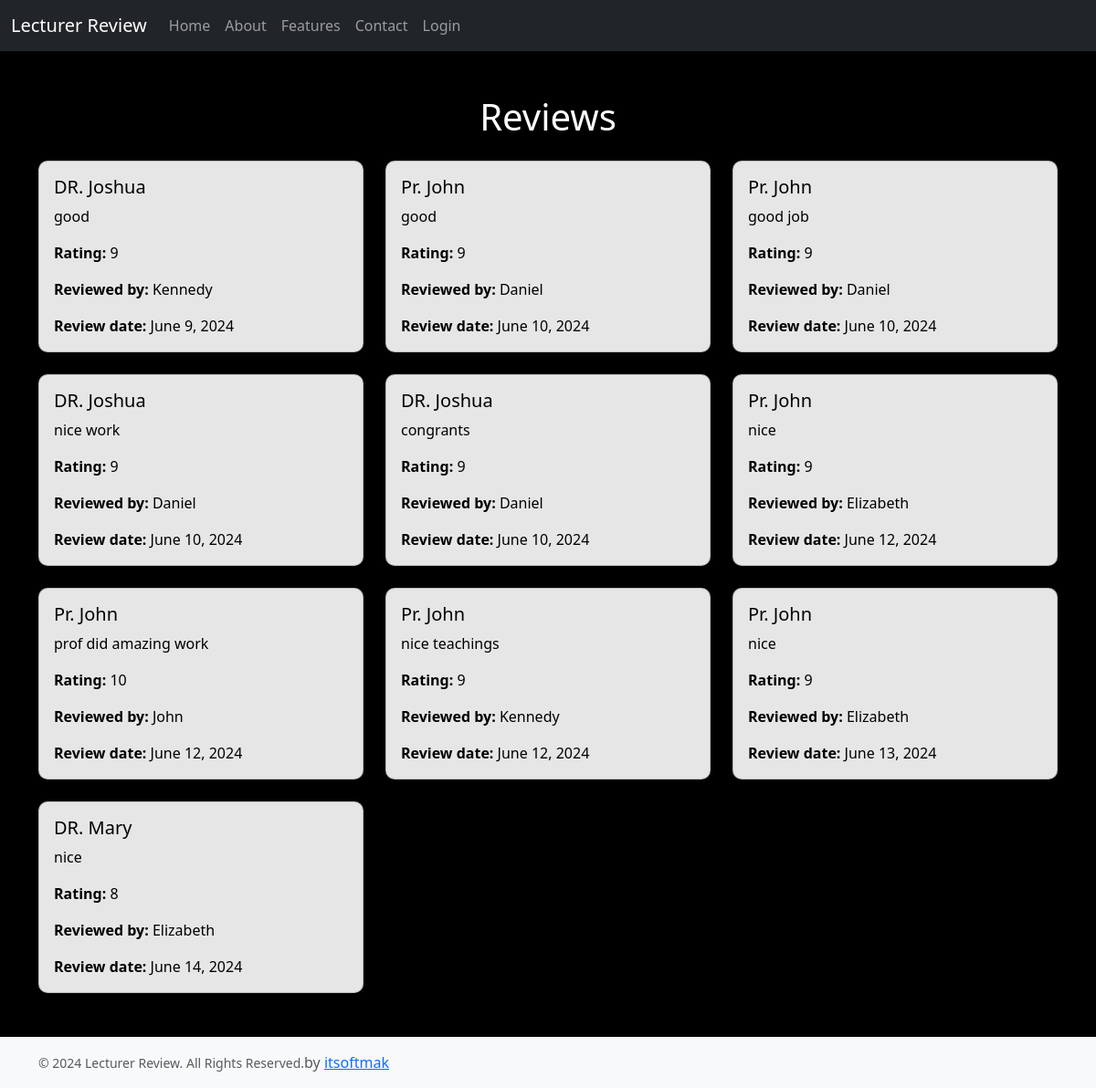
Before: /review_list with the older database file.
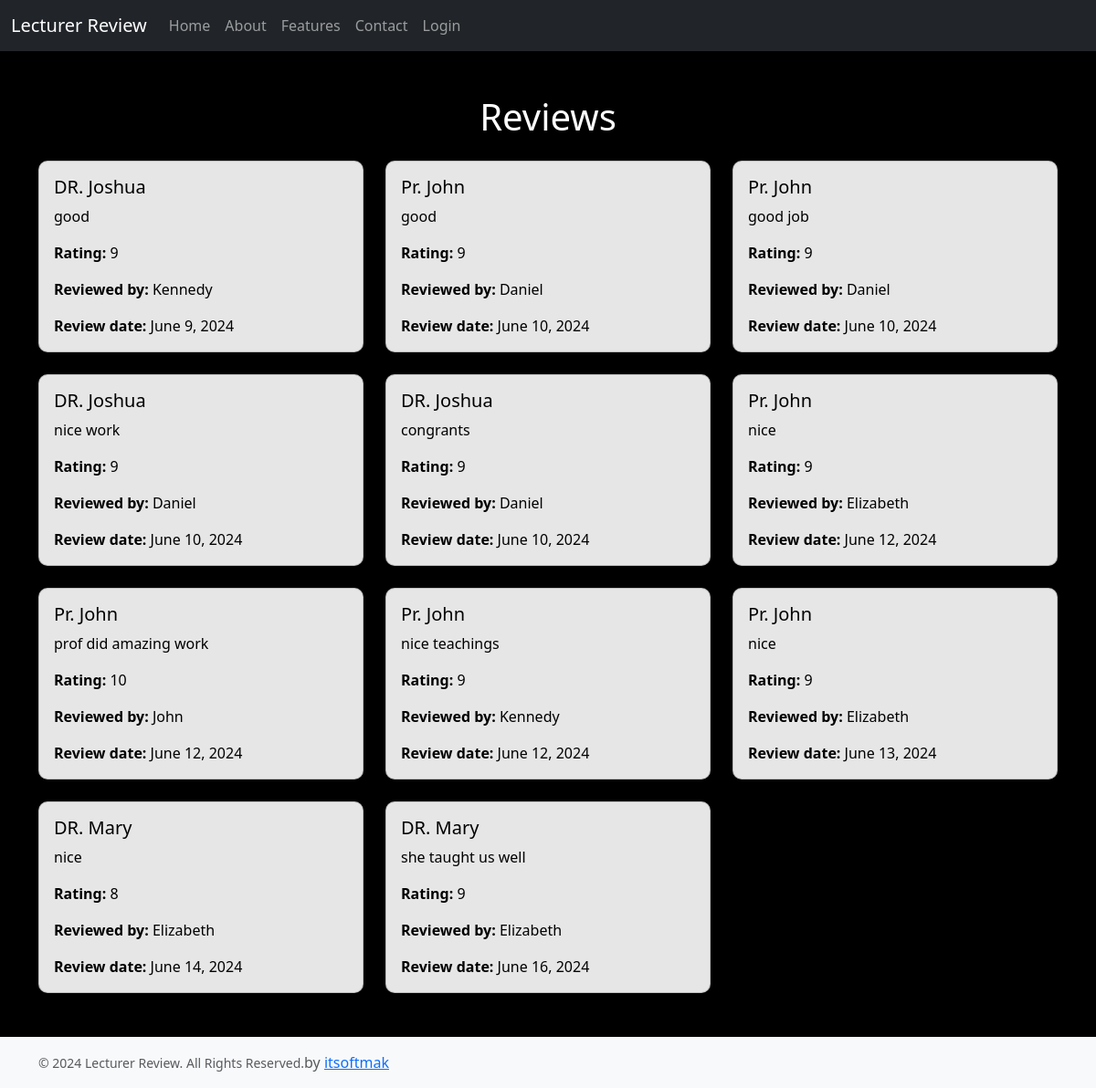
After: the same page with the newer database file.
### students/models.py (models this page shows, shortened)
class Review_detail(models.Model):
    lecturer = models.ForeignKey(Lecturer, on_delete=models.CASCADE)
    student = models.ForeignKey(Student, on_delete=models.CASCADE)
    comment = models.TextField()
    rating = models.IntegerField()
    review_date = models.DateField(default=timezone.now)

class Lecturer(models.Model):
    name = models.CharField(max_length=100)
    email = models.EmailField()
    department = models.CharField(max_length=100)

class Student(models.Model):
    username = models.CharField(max_length=20)
    first_name = models.CharField(max_length=20)
    last_name = models.CharField(max_length=20)
    phone = models.CharField(max_length=15)
    email = models.EmailField()
    user = models.ForeignKey(User, on_delete=models.CASCADE)
    year_of_study = models.IntegerField()
    program = models.CharField(max_length=100)
    reg_no = models.CharField(max_length=100)
    password= models.CharField(max_length=100)

### students/views.py (the view)
# urls.py: path("review_list", review_list, name="review_list"),
def review_list(request):
    reviews = Review_detail.objects.all()
    context = {
        'reviews': reviews
    }
    return render(request, 'review_list.html', context)

### students/context_processors.py (called while the page is built)
def lecturers(request):
    return {'lecturers': Lecturer.objects.all()}

### students/templates/review_list.html (shortened to what this page needs)
{% extends 'base.html' %}
{% block main %}
<div class="container mt-5">
  <h1 class="text-center mb-4">Reviews</h1>
  <div class="row">
    {% for review in reviews %}
    <div class="col-md-4">
      <div class="card mb-4 shadow-sm">
        <div class="card-body">
          <h5 class="card-title">{{ review.lecturer.name }}</h5>
          <p class="card-text">{{ review.comment }}</p>
          <p class="card-text"><strong>Rating:</strong> {{ review.rating }}</p>
          <p class="card-text"><strong>Reviewed by:</strong> {{ review.student.first_name }}</p>
          <p class="card-text"><strong>Review date:</strong> {{ review.review_date }}</p>
        </div>
      </div>
    </div>
    {% empty %}
    <div class="col">
      <div class="alert alert-warning" role="alert">
        No reviews yet.
      </div>
    </div>
    {% endfor %}
  </div>
</div>
{% endblock %}

Changed rows visible on the page:
added Review_detail: lecturer.name "DR. Mary", comment "she taught us well", rating "9", student.first_name "Elizabeth", review_date "June 16, 2024"
